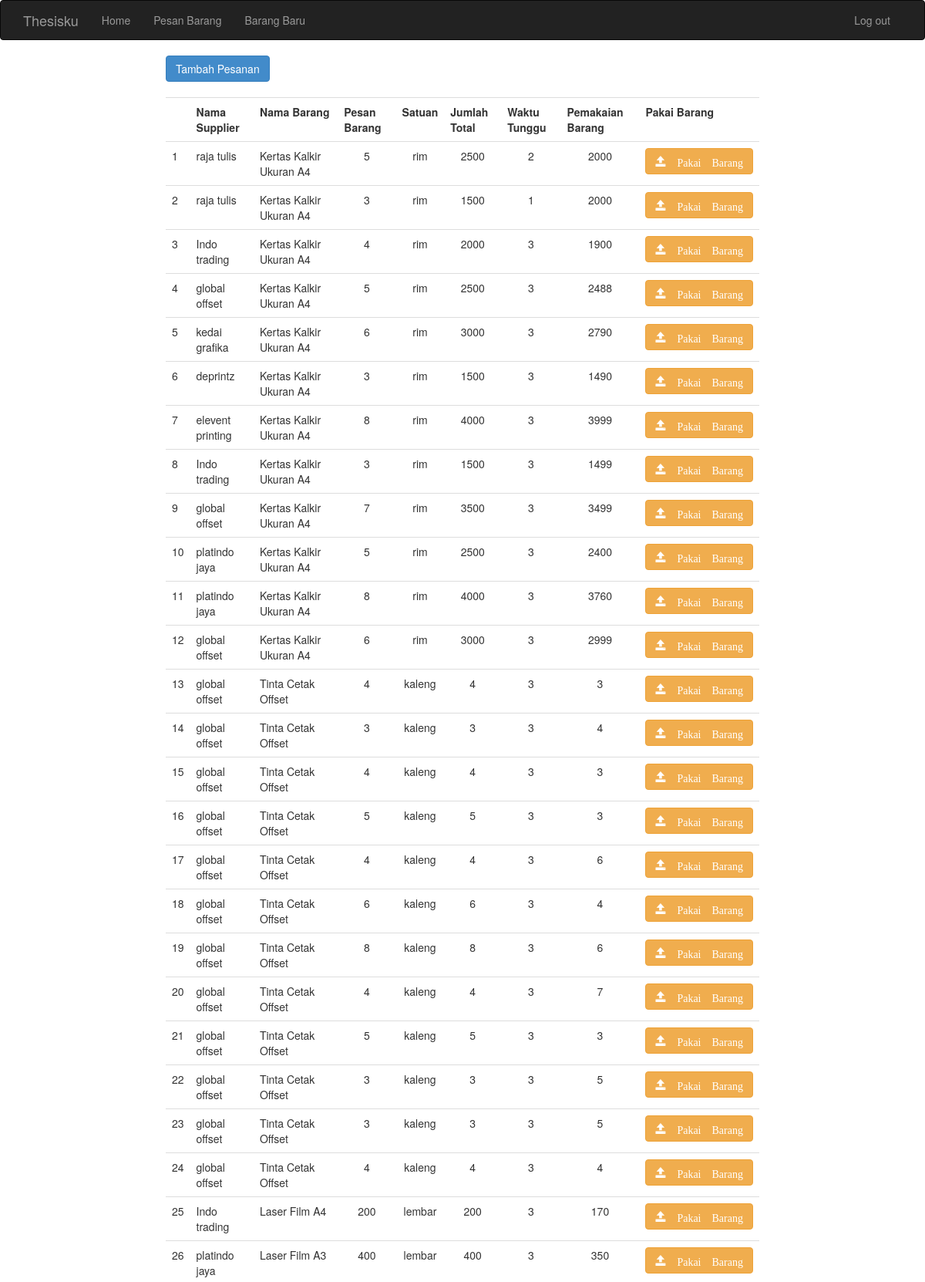
/tukang_pesan/pesanan.php (upper part), run on the app's committed database.
### tables this page shows
CREATE TABLE `pemesanan` (
  `id_pesanan` int(16) NOT NULL,
  `nama_pemesan` varchar(32) NOT NULL,
  `id_barang` int(16) NOT NULL,
  `jumlah_pesanan` varchar(16) NOT NULL,
  `lead_time` int(4) NOT NULL,
  `pakai` varchar(8) NOT NULL
);

CREATE TABLE `barang` (
  `id_barang` int(16) NOT NULL,
  `nama_barang` varchar(64) NOT NULL,
  `harga_barang` varchar(16) NOT NULL,
  `biaya_penyimpanan` varchar(16) NOT NULL,
  `periode_permintaan` varchar(4) NOT NULL,
  `satuan` varchar(16) NOT NULL,
  `konversi` varchar(16) NOT NULL
);

### tukang_pesan/pesanan_konek.php (called while the page is built, shortened)
<?php
include "../class/pemesanan.php";
	$PesananList = new pemesanan ();
	$PesananList->PesananList();
	$DaftarPesanan = $PesananList->PesananList();
?>

### class/pemesanan.php (called while the page is built, shortened)
<?php
class pemesanan {
    function PesananList() {
        $sqlPesananList = mysql_query("SELECT
									pemesanan.id_pesanan,
									pemesanan.nama_pemesan,
									barang.nama_barang,
									pemesanan.jumlah_pesanan,
									barang.satuan,
									barang.konversi,
									pemesanan.lead_time,
									pemesanan.pakai,
									pemesanan.jumlah_pesanan * barang.konversi AS 'jumlah_total'
									FROM pemesanan JOIN barang USING (id_barang)");
        while ($row = mysql_fetch_array($sqlPesananList)) {
            $data [] = $row;
        }
        return $data;
    }
}
?>

### tukang_pesan/pesanan_tabel.php (the view)
<div class="container-fluid">
	<div class="row">
        <div class="col-md-8 col-md-offset-2">
            <div class="table-responsive">
                <table class="table">
                    <tr>
                        <th> </th>
                        <th> Nama Supplier </th>
                        <th> Nama Barang </th>
                        <th> Pesan Barang </th>
                        <th> Satuan </th>
                        <th> Jumlah Total </th>
                        <th> Waktu Tunggu </th>
                        <th> Pemakaian Barang </th>
                        <th> Pakai Barang </th>
                    </tr>
                    <tr>
                    <?php
                        foreach ($DaftarPesanan as $key => $data) {
                    ?>
                        <td> <?php echo $key+1 ?> </td>
                        <td> <?php echo $data["nama_pemesan"] ?> </td>
                        <td> <?php echo $data["nama_barang"] ?> </td>
                        <td align="center"> <?php echo $data["jumlah_pesanan"] ?> </td>
                        <td align="center"> <?php echo $data["satuan"] ?> </td>
                        <td align="center"> <?php echo $data["jumlah_total"] ?> </td>
                        <td align="center"> <?php echo $data["lead_time"] ?> </td>
                        <td align="center"> <?php echo $data["pakai"] ?> </td>
                        <td>
                            <a href="pakai_barang.php?id=<?php echo $data['id_pesanan'] ?>">
                            <button type="button" class="btn btn-warning">
                                <span class="glyphicon glyphicon-open">
                                    Pakai Barang
                                </span>
                            </button>
                            </a>
                        </td>
                    </tr>
                        <?php
                        }
                    ?>
                </table>
            </div>
        </div>
	</div>
</div>

### data on the page
pemesanan: nama_pemesan "raja tulis", id_barang.nama_barang "Kertas Kalkir Ukuran A4", jumlah_pesanan "5", id_barang.satuan "rim", jumlah_total "2500", lead_time "2", pakai "2000"
pemesanan: nama_pemesan "raja tulis", id_barang.nama_barang "Kertas Kalkir Ukuran A4", jumlah_pesanan "3", id_barang.satuan "rim", jumlah_total "1500", lead_time "1", pakai "2000"
pemesanan: nama_pemesan "Indo trading", id_barang.nama_barang "Kertas Kalkir Ukuran A4", jumlah_pesanan "4", id_barang.satuan "rim", jumlah_total "2000", lead_time "3", pakai "1900"
pemesanan: nama_pemesan "global offset", id_barang.nama_barang "Kertas Kalkir Ukuran A4", jumlah_pesanan "5", id_barang.satuan "rim", jumlah_total "2500", lead_time "3", pakai "2488"
pemesanan: nama_pemesan "kedai grafika", id_barang.nama_barang "Kertas Kalkir Ukuran A4", jumlah_pesanan "6", id_barang.satuan "rim", jumlah_total "3000", lead_time "3", pakai "2790"
pemesanan: nama_pemesan "deprintz", id_barang.nama_barang "Kertas Kalkir Ukuran A4", jumlah_pesanan "3", id_barang.satuan "rim", jumlah_total "1500", lead_time "3", pakai "1490"
pemesanan: nama_pemesan "elevent printing", id_barang.nama_barang "Kertas Kalkir Ukuran A4", jumlah_pesanan "8", id_barang.satuan "rim", jumlah_total "4000", lead_time "3", pakai "3999"
pemesanan: nama_pemesan "Indo trading", id_barang.nama_barang "Kertas Kalkir Ukuran A4", jumlah_pesanan "3", id_barang.satuan "rim", jumlah_total "1500", lead_time "3", pakai "1499"
pemesanan: nama_pemesan "global offset", id_barang.nama_barang "Kertas Kalkir Ukuran A4", jumlah_pesanan "7", id_barang.satuan "rim", jumlah_total "3500", lead_time "3", pakai "3499"
pemesanan: nama_pemesan "platindo jaya", id_barang.nama_barang "Kertas Kalkir Ukuran A4", jumlah_pesanan "5", id_barang.satuan "rim", jumlah_total "2500", lead_time "3", pakai "2400"
pemesanan: nama_pemesan "platindo jaya", id_barang.nama_barang "Kertas Kalkir Ukuran A4", jumlah_pesanan "8", id_barang.satuan "rim", jumlah_total "4000", lead_time "3", pakai "3760"
pemesanan: nama_pemesan "global offset", id_barang.nama_barang "Kertas Kalkir Ukuran A4", jumlah_pesanan "6", id_barang.satuan "rim", jumlah_total "3000", lead_time "3", pakai "2999"
pemesanan: nama_pemesan "global offset", id_barang.nama_barang "Tinta Cetak Offset", jumlah_pesanan "4", id_barang.satuan "kaleng", jumlah_total "4", lead_time "3", pakai "3"
pemesanan: nama_pemesan "global offset", id_barang.nama_barang "Tinta Cetak Offset", jumlah_pesanan "3", id_barang.satuan "kaleng", jumlah_total "3", lead_time "3", pakai "4"
pemesanan: nama_pemesan "global offset", id_barang.nama_barang "Tinta Cetak Offset", jumlah_pesanan "4", id_barang.satuan "kaleng", jumlah_total "4", lead_time "3", pakai "3"
pemesanan: nama_pemesan "global offset", id_barang.nama_barang "Tinta Cetak Offset", jumlah_pesanan "5", id_barang.satuan "kaleng", jumlah_total "5", lead_time "3", pakai "3"
pemesanan: nama_pemesan "global offset", id_barang.nama_barang "Tinta Cetak Offset", jumlah_pesanan "4", id_barang.satuan "kaleng", jumlah_total "4", lead_time "3", pakai "6"
pemesanan: nama_pemesan "global offset", id_barang.nama_barang "Tinta Cetak Offset", jumlah_pesanan "6", id_barang.satuan "kaleng", jumlah_total "6", lead_time "3", pakai "4"
pemesanan: nama_pemesan "global offset", id_barang.nama_barang "Tinta Cetak Offset", jumlah_pesanan "8", id_barang.satuan "kaleng", jumlah_total "8", lead_time "3", pakai "6"
pemesanan: nama_pemesan "global offset", id_barang.nama_barang "Tinta Cetak Offset", jumlah_pesanan "4", id_barang.satuan "kaleng", jumlah_total "4", lead_time "3", pakai "7"
pemesanan: nama_pemesan "global offset", id_barang.nama_barang "Tinta Cetak Offset", jumlah_pesanan "5", id_barang.satuan "kaleng", jumlah_total "5", lead_time "3", pakai "3"
pemesanan: nama_pemesan "global offset", id_barang.nama_barang "Tinta Cetak Offset", jumlah_pesanan "3", id_barang.satuan "kaleng", jumlah_total "3", lead_time "3", pakai "5"
pemesanan: nama_pemesan "global offset", id_barang.nama_barang "Tinta Cetak Offset", jumlah_pesanan "3", id_barang.satuan "kaleng", jumlah_total "3", lead_time "3", pakai "5"
pemesanan: nama_pemesan "global offset", id_barang.nama_barang "Tinta Cetak Offset", jumlah_pesanan "4", id_barang.satuan "kaleng", jumlah_total "4", lead_time "3", pakai "4"
pemesanan: nama_pemesan "Indo trading", id_barang.nama_barang "Laser Film A4", jumlah_pesanan "200", id_barang.satuan "lembar", jumlah_total "200", lead_time "3", pakai "170"
pemesanan: nama_pemesan "platindo jaya", id_barang.nama_barang "Laser Film A3", jumlah_pesanan "400", id_barang.satuan "lembar", jumlah_total "400", lead_time "3", pakai "350"
